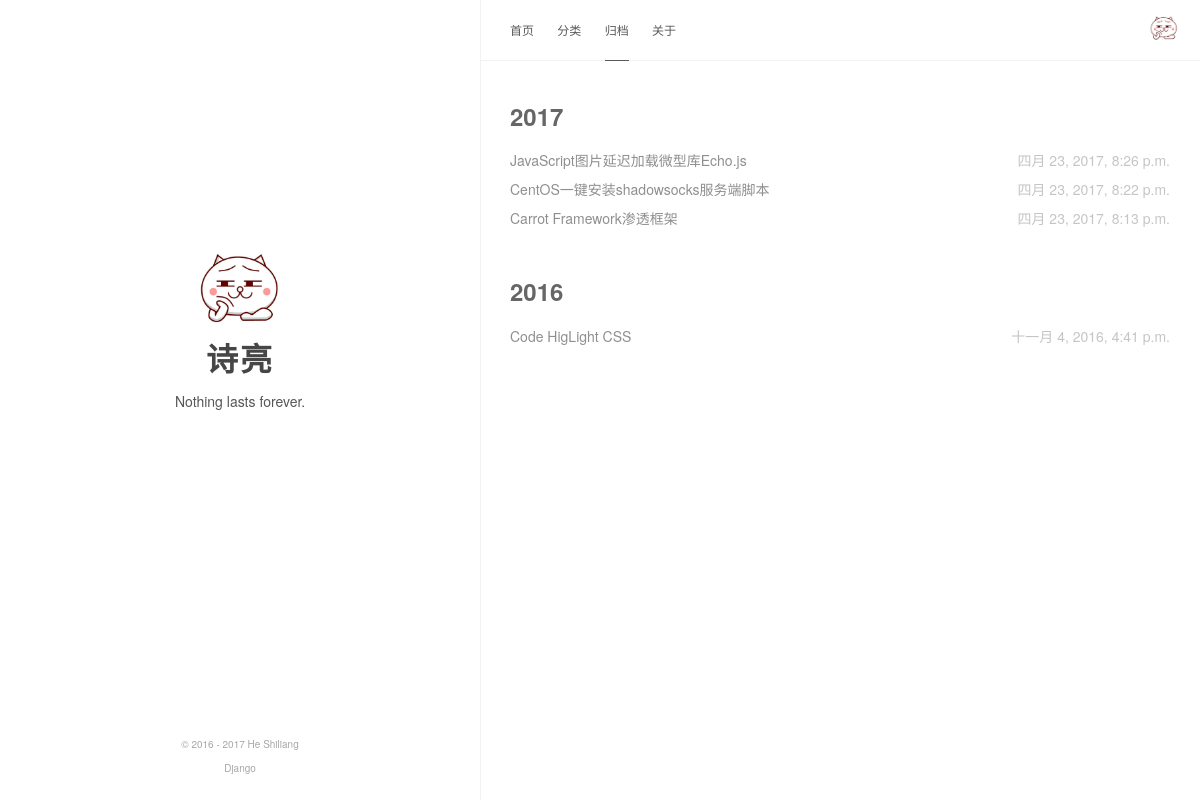
/archives/, run on the app's committed database.
### blog/models.py (models this page shows, shortened)
class Post(models.Model):
    title = models.CharField(max_length=70)
    body = models.TextField()
    created_time = models.DateTimeField()
    modified_time = models.DateTimeField()
    excerpt = models.CharField(max_length=200,blank=True)
    category = models.ForeignKey(Category)
    tags = models.ManyToManyField(Tag,blank=True)
    author = models.ForeignKey(User)
    def get_absolute_url(self):
        return reverse('blog:detail',kwargs={'pk':self.pk})
    class Meta:
        ordering = ['-created_time','title']

### blog/views.py (the view)
# urls.py: url(r'^archives/$', views.archives, name='archives'),
def archives(request):
    post_list = Post.objects.all()
    return render(request,'blog/archives.html',{
        'post_list': post_list
    })

### blog/templatetags/blog_tags.py (called while the page is built)
@register.simple_tag
def archives():
    return Post.objects.dates('created_time','year',order='DESC')

### templates/blog/archives.html
{% extends 'base.html' %}
{% load blog_tags %}
{% block current%}
    <li><a href="../../../../../">首页</a></li>
    <li><a href="../../../../../category">分类</a></li>
    <li><a href="../../../archives" class="current">归档</a></li>
    <li><a href="#">关于</a></li>
{% endblock %}
{% block main %}
{% archives as date_list %}
<div class="content">
        {% for date in date_list %}
        <ul class="list-with-title">
            <div class="archive">
                <div class="listing-title">{{ date.year }}</div>
                <ul class="listing">
                    {% for post in post_list %}
                        {% if post.created_time.year == date.year %}
                    <div class="listing-item">
                        <div class="listing-post"><a href="{{ post.get_absolute_url }}" title="{{ post.title }}">{{ post.title }}</a>
                            <div class="post-time"><span class="date">{{ post.created_time }}</span></div>
                        </div>
                    </div>
                        {% endif %}
                    {% endfor %}
                </ul>
        </ul>
        {% endfor %}
</div>
{% endblock %}

### blog/static/blog/css/style.css (style rules this page uses)
.page-top,.sidebar,body,html { background-color:#fff }
.post .post-title a,a { text-decoration:none }
html { -webkit-font-smoothing:antialiased }
body { color:rgba(0,0,0,.5);font-family:PingHei,'PingFang SC',Helvetica Neue,'Work Sans','Hiragino Sans GB','Microsoft YaHei',SimSun,sans-serif;font-size:15px;width:100%;margin:0 auto 30px }
a:link,a:visited { opacity:1;-webkit-transition:all .15s linear;-moz-transition:all .15s linear;-o-transition:all .15s linear;-ms-transition:all .15s linear;transition:all .15s linear;color:#424242 }
.content { height:auto;float:right;width:60%;margin-top:60px }
.page-top .nav li { position:relative;display:initial;padding-right:20px }
.page-top .nav a { color:#5A5A5A }
.page-top .nav a.current { color:#5A5A5A;padding-bottom:22px;border-bottom:1px solid #5A5A5A }
.archive,.footer { width:100% }
.list-with-title { font-size:14px;margin:30px;padding:0 }
.list-with-title .listing-title { font-size:24px;color:#666;font-weight:600;line-height:2.2em }
.list-with-title .listing { padding:0 }
.list-with-title .listing .listing-post { padding-bottom:5px }
.list-with-title .listing .listing-post .post-time { float:right;color:#C5C5C5 }
.list-with-title .listing .listing-post a { color:#8F8F8F }

### blog/static/blog/css/blog_basic.css (style rules this page uses)
body,hr,html { padding:0 }
html { height:100%;max-height:100%;margin:0 }
body { margin:0;line-height:1.6em }
dl,ol,p,ul { margin:1em 0 }
ol ol,ol ul,ul ol,ul ul { margin:.4em 0 }

### data on the page
Post: title "JavaScript图片延迟加载微型库Echo.js", created_time "四月 23, 2017, 8:26 p.m."
Post: title "CentOS一键安装shadowsocks服务端脚本", created_time "四月 23, 2017, 8:22 p.m."
Post: title "Carrot Framework渗透框架", created_time "四月 23, 2017, 8:13 p.m."
Post: title "Code HigLight CSS", created_time "十一月 4, 2016, 4:41 p.m."

### other printed values
{{ date.year }} "2017" "2016"
